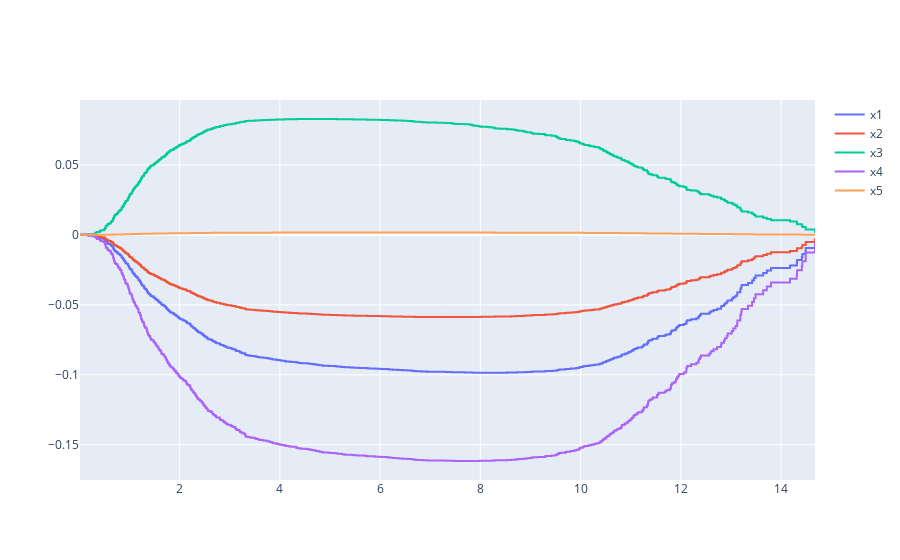

Source (notebook cell):
### Code cell
cph_expl = SurvShapExplainer(cph, test_X, test_y)
cph_expl0 = cph_expl(test_X.iloc[[690]]).iloc[0]
plot_expl(cph_expl0)

### Figure 1 — Plotly figure (JSON) as saved in the notebook; plotly's stock layout.template omitted (floating-point values rounded to 4 significant figures; data arrays with more than 128 entries replaced by an {"elided": "..."} marker saying what was removed)
{"data": [{"line": {"shape": "hv"}, "mode": "lines", "name": "x1", "type": "scatter", "x": {"elided": "1000 float values"}, "y": {"elided": "1000 float values"}}, {"line": {"shape": "hv"}, "mode": "lines", "name": "x2", "type": "scatter", "x": {"elided": "1000 float values"}, "y": {"elided": "1000 float values"}}, {"line": {"shape": "hv"}, "mode": "lines", "name": "x3", "type": "scatter", "x": {"elided": "1000 float values"}, "y": {"elided": "1000 float values"}}, {"line": {"shape": "hv"}, "mode": "lines", "name": "x4", "type": "scatter", "x": {"elided": "1000 float values"}, "y": {"elided": "1000 float values"}}, {"line": {"shape": "hv"}, "mode": "lines", "name": "x5", "type": "scatter", "x": {"elided": "1000 float values"}, "y": {"elided": "1000 float values"}}], "layout": {}}
